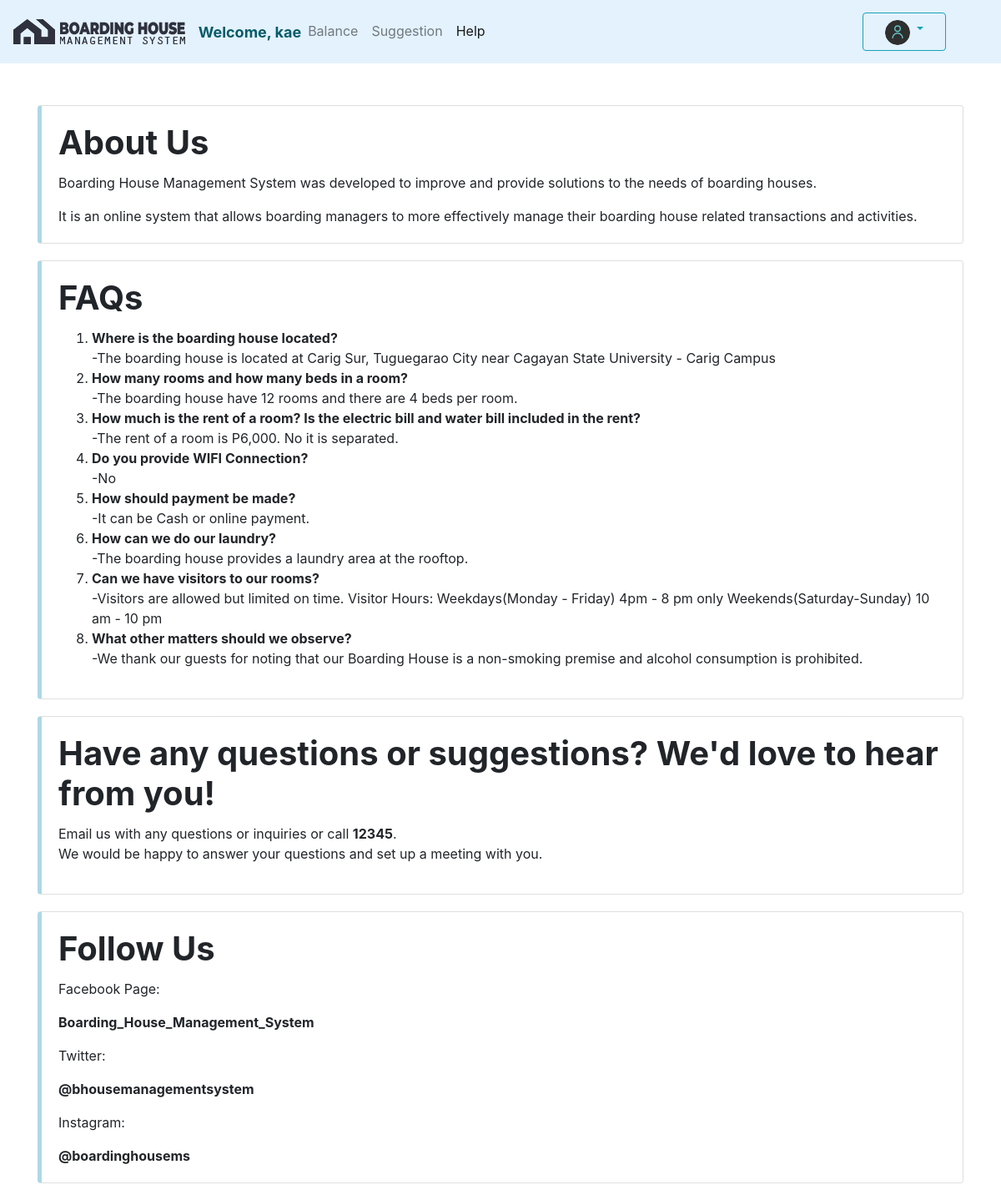
/User/help.php (signed in), run on the app's committed database.
### tables this page shows
CREATE TABLE `boarders` (
  `boarder_id` int(11) NOT NULL,
  `first_name` varchar(50) NOT NULL,
  `last_name` varchar(50) NOT NULL,
  `sex` varchar(10) NOT NULL,
  `birthdate` varchar(255) NOT NULL,
  `year` varchar(255) NOT NULL,
  `contact_number` varchar(11) NOT NULL,
  `contact_person` varchar(255) NOT NULL,
  `permanent_add` varchar(255) NOT NULL,
  `email_add` varchar(255) NOT NULL,
  `username` varchar(50) NOT NULL,
  `password` varchar(50) NOT NULL,
  `imgname` varchar(255) NOT NULL,
  `imgsrc` varchar(255) NOT NULL
);

CREATE TABLE `faqs` (
  `id` int(55) NOT NULL,
  `questions` varchar(255) NOT NULL,
  `answers` varchar(255) NOT NULL
);

CREATE TABLE `contacts` (
  `contact_id` int(11) NOT NULL,
  `email` varchar(32) NOT NULL,
  `facebook` varchar(32) NOT NULL,
  `twitter` varchar(32) NOT NULL,
  `instagram` varchar(32) NOT NULL,
  `mobile` varchar(32) NOT NULL
);

### User/help.php (the view, shortened to what this page needs)
<?php
    include("../config.php");
    $user_check=$_SESSION['user'];
    $sql="SELECT * FROM boarders WHERE username='$user_check'";
    $stmt=$conn->query($sql);
    $row=$stmt->fetch(PDO::FETCH_ASSOC);
    $login_user=$row['username'];
    $imgsrc=$row['imgsrc'];
?>
<!DOCTYPE html>
<html lang="en">
<head>
    <link rel="stylesheet" href="../bootstrap/css/bootstrap.css">
    <link rel="stylesheet" href="../fontawesome/css/all.css">
</head>
<body>
    <nav class="navbar navbar-expand-lg navbar-light" style="background-color: #e3f2fd;">
        <a class="navbar-brand" href="#">
            <img src="../Assets/logo/main-logo.png" class="d-inline-block align-top" alt="">
            <img src="../Assets/logo/main-logo-text.png" class="d-inline-block align-top" alt="">
        </a>
        <div class="collapse navbar-collapse" id="navbarSupportedContent">
            <ul class="navbar-nav mr-auto">
                <li class="nav-item">
					<span class="navbar-text" style="font-weight: bold; color:#075b68; font-size: 18px;" >Welcome, <?php echo $login_user ?></span>
				</li>
                <li class="nav-item">
                    <a class="nav-link" href="balance.php">Balance</a>
                </li>
                <li class="nav-item">
                    <a class="nav-link" href="message.php">Suggestion</a>
                </li>
                <li class="nav-item active">
                    <a class="nav-link" href="help.php">Help</a>
                </li>
            </ul>
            <div class="dropdown" style="padding-right: 50px">
                <button type="button" class="btn btn-outline-info dropdown-toggle" data-toggle="dropdown" aria-haspopup="true" aria-expanded="false" style="width: 100px">
                    <span class="navbar-text" style="font-size: 15px; padding:0">
                    <img src=<?php echo $imgsrc==""?"../Assets/logo/user.png":$imgsrc ?> width="30" height="30" class="d-inline-block align-top" alt="" style="border-radius: 50%">
                    </span>
                </button>
			</div>
        </div>
    </nav>
    <div class="container" style="margin-top: 50px;">
                <div class="card" style="border-left: 5px solid lightblue; margin-bottom: 20px">
                    <div class="card-body text-left">
                        <h1 class="card-title"><b>About Us</b></h1>
                        <p class="card-text">Boarding House Management System was developed to improve and provide solutions to the needs of boarding houses.</p>
                        <p class="card-text">It is an online  system that allows boarding managers to more effectively manage their boarding house related transactions and activities.</p>
                    </div>
                </div>
                <div class="card" style="border-left: 5px solid lightblue; margin-bottom: 20px">
                    <div class="card-body text-left">
                        <h1 class="card-title"><b>FAQs</b></h1>
                        <ol type="1">
                        <?php
                            $sql="SELECT * FROM faqs";
                            $stmt=$conn->query($sql);
                            while($row=$stmt->fetch(PDO::FETCH_ASSOC)){
                        ?>
                            <li>
                                <p class="card-text"><b><?php echo $row['questions'] ?></b><br><?php echo $row['answers'] ?></p>
                            </li>
                        <?php } ?>
                        </ol>
                    </div>
                </div>
                <?php
                    $sql="SELECT * FROM contacts";
                    $stmt=$conn->query($sql);
                    $row=$stmt->fetch(PDO::FETCH_ASSOC)
                ?>
                <div class="card" style="border-left: 5px solid lightblue; margin-bottom: 20px">
                    <div class="card-body text-left">
                    <h1 class="card-title"><b>Have any questions or suggestions? We'd love to hear from you!</b></h1>
                    <p>Email us with any questions or inquiries or call <b><?php echo $row['mobile'] ?></b>.<br>
          We would be happy to answer your questions and set up a meeting with you.</p>
                    </div>
                </div>
                <div class="card" style="border-left: 5px solid lightblue; margin-bottom: 20px">
                    <div class="card-body text-left">
                        <h1 class="card-title"><b>Follow Us</b></h1>
                        <p class="card-text">Facebook Page:</p>
                        <p class="card-text"> <b><?php echo $row['facebook'] ?></b></p>
                        <p class="card-text">Twitter: </p>
                        <p class="card-text"> <b><?php echo $row['twitter'] ?></b></p>
                        <p class="card-text">Instagram: </p>
                        <p class="card-text"><b><?php echo $row['instagram'] ?></b></p>
                    </div>
                </div>
    </div>
</body>
</html>

### data on the page
boarders: username "kae"
faqs: questions "Where is the boarding house located?", answers "-The boarding house is located at Carig Sur, Tuguegarao City near Cagayan State University - Carig Campus"
faqs: questions "How many rooms and how many beds in a room?", answers "-The boarding house have 12 rooms and there are 4 beds per room."
faqs: questions "How much is the rent of a room? Is the electric bill and water bill included in the rent?", answers "-The rent of a room is P6,000. No it is separated."
faqs: questions "Do you provide WIFI Connection?", answers "-No"
faqs: questions "How should payment be made?", answers "-It can be Cash or online payment."
faqs: questions "How can we do our laundry?", answers "-The boarding house provides a laundry area at the rooftop."
faqs: questions "Can we have visitors to our rooms?", answers "-Visitors are allowed but limited on time. Visitor Hours: Weekdays(Monday - Friday) 4pm - 8 pm only Weekends(Saturday-Sunday) 10 am - 10 pm"
faqs: questions "What other matters should we observe?", answers "-We thank our guests for noting that our Boarding House is a non-smoking premise and alcohol consumption is prohibited."
contacts: mobile "12345", facebook "Boarding_House_Management_System", twitter "@bhousemanagementsystem", instagram "@boardinghousems"
